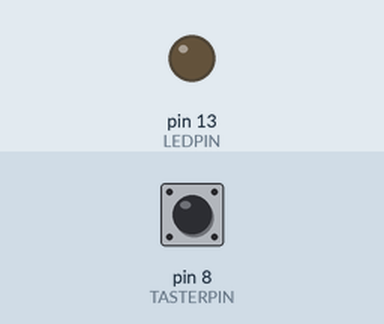
This sketch was run on a simulated Arduino Uno, built with avr-gcc and run on an emulated ATmega328P. Parts: output pins drawn as LEDs (lit = HIGH). The inputs (shaded band) are chosen by the test bench; at power-on: pin 8 (TASTERPIN) HIGH.

Above: at 1.2 s.
1.3 s: pin 8 (TASTERPIN) pulled LOW for 0.15 s
At 1.37 s:
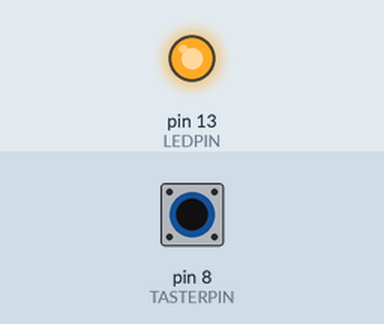
2.9 s: pin 8 (TASTERPIN) pulled LOW for 3.2 s
At 7.1 s:
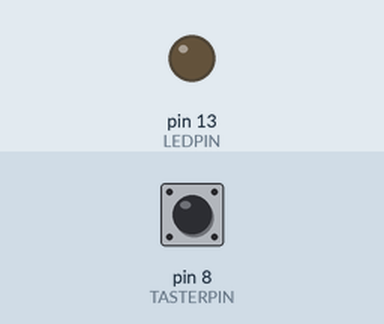
Timing chart, 0 to 8.6 s (numbered marks = the images above; inputs shaded):
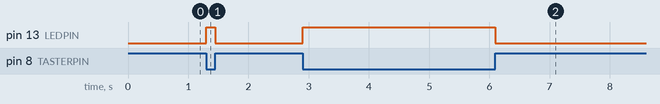

Measured:
- after the input at 1.3 s, pin 13 (LEDPIN): LOW → HIGH at once, → LOW 0.15 s later
- after the input at 2.9 s, pin 13 (LEDPIN): LOW → HIGH at once, → LOW 3.2 s later

The sketch:

Taster.ino
```cpp
/*******************************************************************************/
/* Taster - Bei Betätigung des Tasters leuchtet die interne LED an Pin 13
 *
 * Getestet mit:         Arduino Uno
 *                       Arduino IDE 1.65
 *
 * Referenz:             -
 *
 * Original Autor:       http://arduino-hannover.de/
 *                       Arduino Treffpunkt Hannover
 * Autor:                Olaf Meier
 *                       https://electronicfreakblog.wordpress.com/
 *
 * Modifiziert von:
 * Autor:
 *
 * Hardware Verbindung:  Arduino  -  Gerät
 *                       ------------------
 *                       8        -  Taster (anderen Kontakt mit GND verbinden)
 *
 * Ergänzungen:          -
 *
 */
/*******************************************************************************/
/*******************************************************************************/
/***   Deklaration globaler Konstanten, Variablen, Import von Bibliotheken   ***/
/*******************************************************************************/
/***  Software Version und Datum  ***/
const char* sketchname            =  "Taster";
const char* revision              =  "R.1.0";
const char* author                =  "Olaf Meier";
const char* date                  =  "2016/03/21";

/*******************************************************************************/
/***  Deklariere Konstanten und Variablen für diesen Sketch  ***/
const byte TASTERPIN              =  8;            // Taster an Pin 8
const byte LEDPIN                 =  13;           // Interne LEDan Pin 13

/*******************************************************************************/
/*******************************************************************************/
void setup() {
  /***  Initialisierung der verwendeten IO-Pins ***/
  pinMode(TASTERPIN, INPUT);                       // Pin mit Taster als Eingang
  digitalWrite(TASTERPIN, HIGH);                   // Internen Pullup einschalten
  pinMode(LEDPIN, OUTPUT);                         // Pin mit LED als Ausgang
}                                                  // Ende Setup (Einmalig)
/*******************************************************************************/
/*******************************************************************************/
void loop() {
  /***  Kontinuierliche Abfrage, ob die Taste betätigt ist  ***/
  if (digitalRead(TASTERPIN) == LOW) {             // LOW wenn Taster betätigt ist
    digitalWrite(LEDPIN, HIGH);                    // Dann LED einschalten
  }
  else {                                           // HIGH wenn Taster nicht gedrückt
    digitalWrite(LEDPIN, LOW);                     // Dann LED ausschalten
  }
}                                                  // Ende Loop (Endlos)
/*******************************************************************************/
/*******************************************************************************/
```
